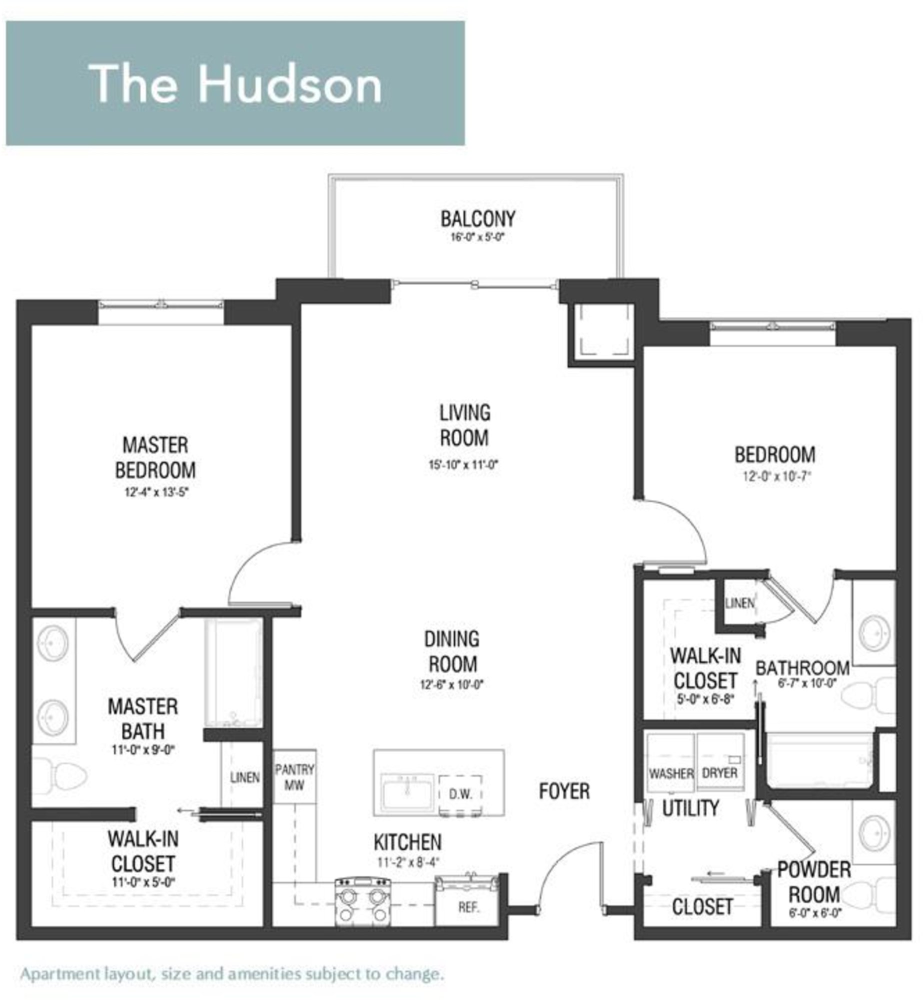
#> input picture images/img3.jpg, 1846 x 2000 px (shown at 1/2 size)
$ python -i detect.py   (imports and definitions only)
#> lines starting #> are read from the running program, lines starting #| are printed output that depends on the picture
import cv2
import numpy as np


# [38 lines left out: functions wall_filter, detectPreciseBoxes, not called in this run]

def remove_noise(img, noise_removal_threshold):

    img[img < 128] = 0
    img[img > 128] = 255
    contours, _ = cv2.findContours(~img, cv2.RETR_EXTERNAL, cv2.CHAIN_APPROX_SIMPLE)
    mask = np.zeros_like(img)
    for contour in contours:
        area = cv2.contourArea(contour)
        if area > noise_removal_threshold:
            cv2.fillPoly(mask, [contour], 255)
    return mask

# [35 lines left out: functions find_corners_and_draw_lines, mark_outside_black, not called in this run]


def find_rooms(img, noise_removal_threshold=50, corners_threshold=0.01,
               room_closing_max_length=130,
               gap_in_wall_min_threshold=5000):


    assert 0 <= corners_threshold <= 1


    mask = remove_noise(img, noise_removal_threshold)
    img = ~mask

    find_corners_and_draw_lines(img,corners_threshold,room_closing_max_length)

    img, mask = mark_outside_black(img, mask)


    ret, labels = cv2.connectedComponents(img)
    img = cv2.cvtColor(img,cv2.COLOR_GRAY2RGB)
    unique = np.unique(labels)
    rooms = []
    for label in unique:
        component = labels == label
        if img[component].sum() == 0 or np.count_nonzero(component) < gap_in_wall_min_threshold:
            color = 0
        else:
            rooms.append(component)
            color = np.random.randint(0, 255, size=3)
        img[component] = color
    return rooms, img


# [38 lines left out: functions detectAndRemovePreciseBoxes, detectOuterContours, not called in this run]


def rectContains(rect,pt):

    return rect[0] < pt[0] < rect[0]+rect[2] and rect[1] < pt[1] < rect[1]+rect[3]


# [31 lines left out: function find_details, not called in this run]

>>> import cv2
>>> picture = cv2.imread('images/img3.jpg')
#> picture is the input picture: shape (2000, 1846, 3); mean B, G, R 230.8, 230.7, 228.9
>>> result = find_rooms(picture)
#> in remove_noise, `img[img < 128] = 0`:
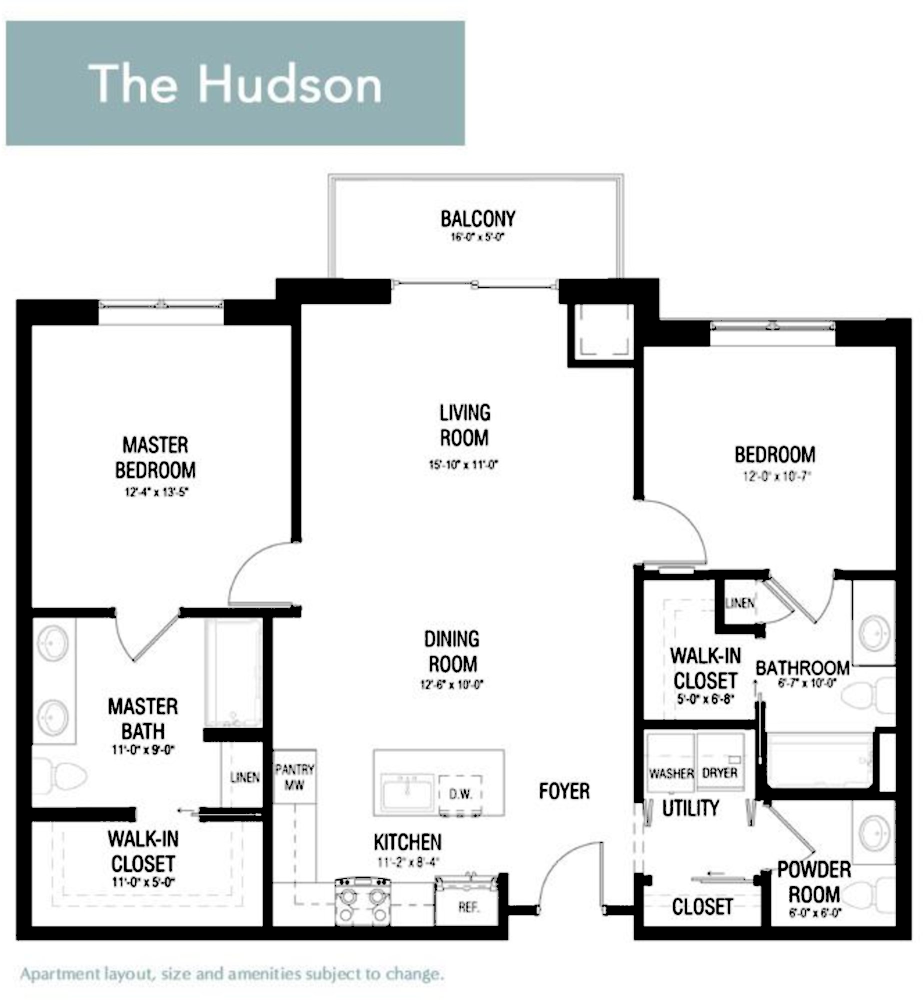
#> img: shape (2000, 1846, 3) (shown at 1/2 size); mean B, G, R 225.2, 225, 223.2
#> in remove_noise, `img[img > 128] = 255`:
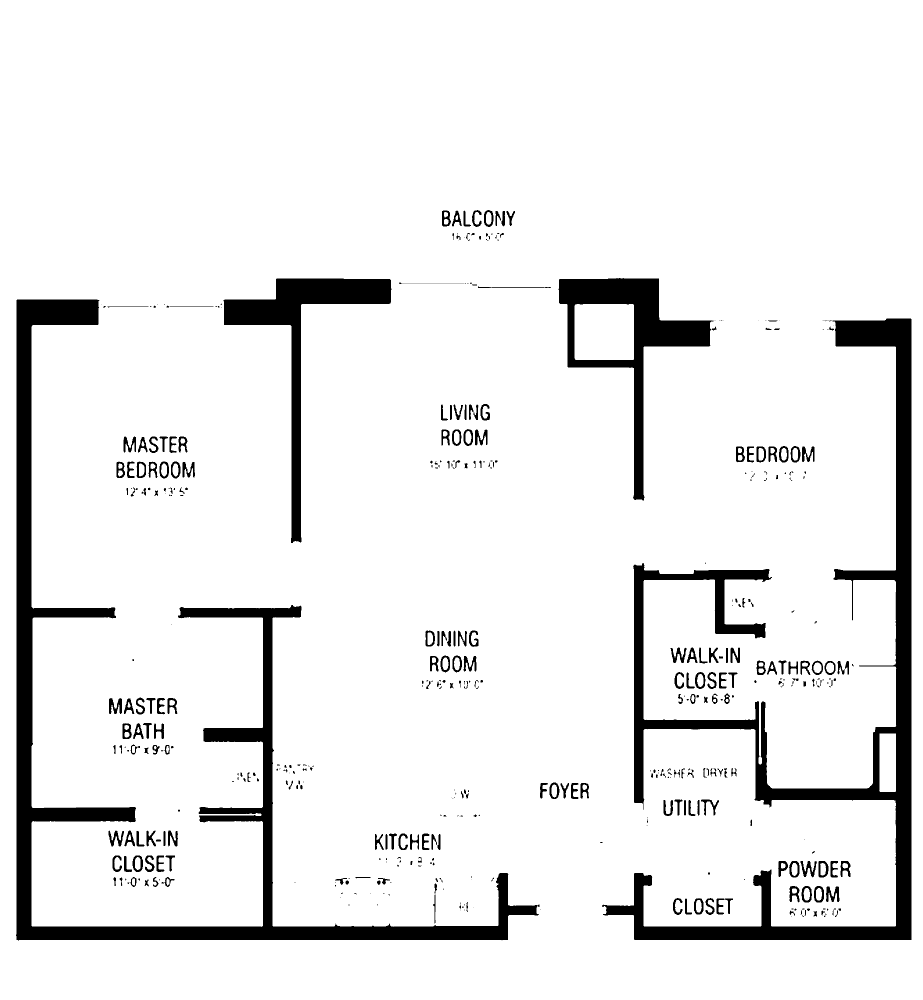
#> img: shape (2000, 1846, 3) (shown at 1/2 size); min 0, max 255, mean 234
#> (the run stopped early here; a loop or call above may not have finished)
